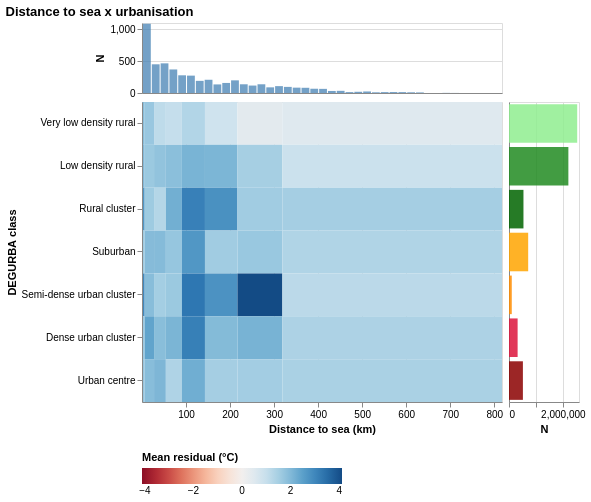

Vega-Lite specification stored for this chart:
### Vega-Lite specification from a JSON file in a GitHub repository (floating-point values rounded to 4 significant figures; data arrays with more than 128 entries replaced by an {"elided": "..."} marker saying what was removed)
{"config": {"view": {"continuousWidth": 300, "continuousHeight": 300}}, "vconcat": [{"data": {"name": "data-8be4356bd379111aadfc6a529d448e4a"}, "mark": {"type": "bar", "color": "#4682B4", "opacity": 0.75}, "encoding": {"x": {"axis": {"labels": false, "ticks": false}, "bin": {"maxbins": 40}, "field": "val", "scale": {"domain": [0.004052, 817.5], "nice": false, "zero": false}, "title": null, "type": "quantitative"}, "y": {"aggregate": "count", "axis": {"tickCount": 3}, "title": "N", "type": "quantitative"}}, "height": 70, "width": 360}, {"hconcat": [{"data": {"name": "data-1616c4668a98bc782246e53584db5bb1"}, "mark": {"type": "rect"}, "encoding": {"color": {"field": "mean_residual", "legend": {"orient": "bottom"}, "scale": {"domain": [-4.117, 4.117], "scheme": "redblue"}, "title": "Mean residual (°C)", "type": "quantitative"}, "tooltip": [{"field": "degurba_label", "title": "DEGURBA", "type": "ordinal"}, {"field": "x_lo", "format": ".3g", "title": "Dist from (km)", "type": "quantitative"}, {"field": "x_hi", "format": ".3g", "title": "Dist to (km)", "type": "quantitative"}, {"field": "mean_residual", "format": ".3f", "title": "Mean residual (°C)", "type": "quantitative"}, {"field": "n", "title": "Observations", "type": "quantitative"}], "x": {"field": "x_lo", "scale": {"domain": [0.004052, 817.5], "nice": false, "zero": false}, "title": "Distance to sea (km)", "type": "quantitative"}, "x2": {"field": "x_hi"}, "y": {"field": "degurba_label", "sort": ["Very low density rural", "Low density rural", "Rural cluster", "Suburban", "Semi-dense urban cluster", "Dense urban cluster", "Urban centre"], "title": "DEGURBA class", "type": "ordinal"}}, "height": 300, "width": 360}, {"data": {"name": "data-6162350ed51eb4a2b8f70b412261f26b"}, "mark": {"type": "bar", "opacity": 0.85}, "encoding": {"color": {"field": "degurba_label", "legend": null, "scale": {"domain": ["Very low density rural", "Low density rural", "Rural cluster", "Suburban", "Semi-dense urban cluster", "Dense urban cluster", "Urban centre"], "range": ["#90EE90", "#228B22", "#006400", "#FFA500", "#FF8C00", "#DC143C", "#8B0000"]}, "type": "nominal"}, "x": {"axis": {"tickCount": 3}, "field": "count", "title": "N", "type": "quantitative"}, "y": {"axis": {"labels": false, "ticks": false}, "field": "degurba_label", "sort": ["Very low density rural", "Low density rural", "Rural cluster", "Suburban", "Semi-dense urban cluster", "Dense urban cluster", "Urban centre"], "title": null, "type": "ordinal"}}, "height": 300, "width": 70}], "spacing": 4}], "spacing": 2, "title": "Distance to sea x urbanisation", "$schema": "https://vega.github.io/schema/vega-lite/v6.4.1.json", "datasets": {"data-8be4356bd379111aadfc6a529d448e4a": {"elided": "4999 records"}, "data-1616c4668a98bc782246e53584db5bb1": [{"bin_dist": "(-inf, 6.06063052337509]", "degurba_label": "Very low density rural", "mean_residual": 1.917, "n": 246918, "x_lo": 0.004052, "x_hi": 6.061}, {"bin_dist": "(-inf, 6.06063052337509]", "degurba_label": "Low density rural", "mean_residual": 2.0, "n": 242748, "x_lo": 0.004052, "x_hi": 6.061}, {"bin_dist": "(-inf, 6.06063052337509]", "degurba_label": "Rural cluster", "mean_residual": 2.692, "n": 48568, "x_lo": 0.004052, "x_hi": 6.061}, {"bin_dist": "(-inf, 6.06063052337509]", "degurba_label": "Suburban", "mean_residual": 1.63, "n": 112486, "x_lo": 0.004052, "x_hi": 6.061}, {"bin_dist": "(-inf, 6.06063052337509]", "degurba_label": "Semi-dense urban cluster", "mean_residual": 2.953, "n": 9502, "x_lo": 0.004052, "x_hi": 6.061}, {"bin_dist": "(-inf, 6.06063052337509]", "degurba_label": "Dense urban cluster", "mean_residual": 1.685, "n": 72787, "x_lo": 0.004052, "x_hi": 6.061}, {"bin_dist": "(-inf, 6.06063052337509]", "degurba_label": "Urban centre", "mean_residual": 1.741, "n": 134372, "x_lo": 0.004052, "x_hi": 6.061}, {"bin_dist": "(6.06063052337509, 27.36792457208091]", "degurba_label": "Very low density rural", "mean_residual": 1.699, "n": 367102, "x_lo": 6.061, "x_hi": 27.37}, {"bin_dist": "(6.06063052337509, 27.36792457208091]", "degurba_label": "Low density rural", "mean_residual": 1.676, "n": 250820, "x_lo": 6.061, "x_hi": 27.37}, {"bin_dist": "(6.06063052337509, 27.36792457208091]", "degurba_label": "Rural cluster", "mean_residual": 1.628, "n": 55640, "x_lo": 6.061, "x_hi": 27.37}, {"bin_dist": "(6.06063052337509, 27.36792457208091]", "degurba_label": "Suburban", "mean_residual": 1.946, "n": 77905, "x_lo": 6.061, "x_hi": 27.37}, {"bin_dist": "(6.06063052337509, 27.36792457208091]", "degurba_label": "Semi-dense urban cluster", "mean_residual": 1.911, "n": 8454, "x_lo": 6.061, "x_hi": 27.37}, {"bin_dist": "(6.06063052337509, 27.36792457208091]", "degurba_label": "Dense urban cluster", "mean_residual": 2.425, "n": 42194, "x_lo": 6.061, "x_hi": 27.37}, {"bin_dist": "(6.06063052337509, 27.36792457208091]", "degurba_label": "Urban centre", "mean_residual": 1.921, "n": 63515, "x_lo": 6.061, "x_hi": 27.37}, {"bin_dist": "(27.36792457208091, 54.1768918034798]", "degurba_label": "Very low density rural", "mean_residual": 1.136, "n": 376285, "x_lo": 27.37, "x_hi": 54.18}, {"bin_dist": "(27.36792457208091, 54.1768918034798]", "degurba_label": "Low density rural", "mean_residual": 1.784, "n": 294645, "x_lo": 27.37, "x_hi": 54.18}, {"bin_dist": "(27.36792457208091, 54.1768918034798]", "degurba_label": "Rural cluster", "mean_residual": 1.284, "n": 61650, "x_lo": 27.37, "x_hi": 54.18}, {"bin_dist": "(27.36792457208091, 54.1768918034798]", "degurba_label": "Suburban", "mean_residual": 1.957, "n": 53568, "x_lo": 27.37, "x_hi": 54.18}, {"bin_dist": "(27.36792457208091, 54.1768918034798]", "degurba_label": "Semi-dense urban cluster", "mean_residual": 1.532, "n": 6514, "x_lo": 27.37, "x_hi": 54.18}, {"bin_dist": "(27.36792457208091, 54.1768918034798]", "degurba_label": "Dense urban cluster", "mean_residual": 1.898, "n": 26963, "x_lo": 27.37, "x_hi": 54.18}, {"bin_dist": "(27.36792457208091, 54.1768918034798]", "degurba_label": "Urban centre", "mean_residual": 2.051, "n": 46056, "x_lo": 27.37, "x_hi": 54.18}, {"bin_dist": "(54.1768918034798, 90.59236609502587]", "degurba_label": "Very low density rural", "mean_residual": 1.028, "n": 397462, "x_lo": 54.18, "x_hi": 90.59}, {"bin_dist": "(54.1768918034798, 90.59236609502587]", "degurba_label": "Low density rural", "mean_residual": 1.88, "n": 273279, "x_lo": 54.18, "x_hi": 90.59}, {"bin_dist": "(54.1768918034798, 90.59236609502587]", "degurba_label": "Rural cluster", "mean_residual": 2.203, "n": 63831, "x_lo": 54.18, "x_hi": 90.59}, {"bin_dist": "(54.1768918034798, 90.59236609502587]", "degurba_label": "Suburban", "mean_residual": 1.734, "n": 61363, "x_lo": 54.18, "x_hi": 90.59}, {"bin_dist": "(54.1768918034798, 90.59236609502587]", "degurba_label": "Semi-dense urban cluster", "mean_residual": 1.677, "n": 9651, "x_lo": 54.18, "x_hi": 90.59}, {"bin_dist": "(54.1768918034798, 90.59236609502587]", "degurba_label": "Dense urban cluster", "mean_residual": 2.081, "n": 24157, "x_lo": 54.18, "x_hi": 90.59}, {"bin_dist": "(54.1768918034798, 90.59236609502587]", "degurba_label": "Urban centre", "mean_residual": 1.373, "n": 35664, "x_lo": 54.18, "x_hi": 90.59}, {"bin_dist": "(90.59236609502587, 142.9626358682547]", "degurba_label": "Very low density rural", "mean_residual": 1.323, "n": 360823, "x_lo": 90.59, "x_hi": 143.0}, {"bin_dist": "(90.59236609502587, 142.9626358682547]", "degurba_label": "Low density rural", "mean_residual": 2.105, "n": 276106, "x_lo": 90.59, "x_hi": 143.0}, {"bin_dist": "(90.59236609502587, 142.9626358682547]", "degurba_label": "Rural cluster", "mean_residual": 3.128, "n": 70372, "x_lo": 90.59, "x_hi": 143.0}, {"bin_dist": "(90.59236609502587, 142.9626358682547]", "degurba_label": "Suburban", "mean_residual": 2.685, "n": 73263, "x_lo": 90.59, "x_hi": 143.0}, {"bin_dist": "(90.59236609502587, 142.9626358682547]", "degurba_label": "Semi-dense urban cluster", "mean_residual": 3.316, "n": 13764, "x_lo": 90.59, "x_hi": 143.0}, {"bin_dist": "(90.59236609502587, 142.9626358682547]", "degurba_label": "Dense urban cluster", "mean_residual": 3.144, "n": 27300, "x_lo": 90.59, "x_hi": 143.0}, {"bin_dist": "(90.59236609502587, 142.9626358682547]", "degurba_label": "Urban centre", "mean_residual": 2.223, "n": 43908, "x_lo": 90.59, "x_hi": 143.0}, {"bin_dist": "(142.9626358682547, 216.77593158262616]", "degurba_label": "Very low density rural", "mean_residual": 0.8706, "n": 319211, "x_lo": 143.0, "x_hi": 216.8}, {"bin_dist": "(142.9626358682547, 216.77593158262616]", "degurba_label": "Low density rural", "mean_residual": 2.065, "n": 288119, "x_lo": 143.0, "x_hi": 216.8}, {"bin_dist": "(142.9626358682547, 216.77593158262616]", "degurba_label": "Rural cluster", "mean_residual": 2.811, "n": 91507, "x_lo": 143.0, "x_hi": 216.8}, {"bin_dist": "(142.9626358682547, 216.77593158262616]", "degurba_label": "Suburban", "mean_residual": 1.578, "n": 71304, "x_lo": 143.0, "x_hi": 216.8}, {"bin_dist": "(142.9626358682547, 216.77593158262616]", "degurba_label": "Semi-dense urban cluster", "mean_residual": 2.777, "n": 20715, "x_lo": 143.0, "x_hi": 216.8}, {"bin_dist": "(142.9626358682547, 216.77593158262616]", "degurba_label": "Dense urban cluster", "mean_residual": 1.966, "n": 24260, "x_lo": 143.0, "x_hi": 216.8}, {"bin_dist": "(142.9626358682547, 216.77593158262616]", "degurba_label": "Urban centre", "mean_residual": 1.529, "n": 51914, "x_lo": 143.0, "x_hi": 216.8}, {"bin_dist": "(216.77593158262616, 318.75401892704866]", "degurba_label": "Very low density rural", "mean_residual": 0.3771, "n": 233359, "x_lo": 216.8, "x_hi": 318.8}, {"bin_dist": "(216.77593158262616, 318.75401892704866]", "degurba_label": "Low density rural", "mean_residual": 1.501, "n": 314391, "x_lo": 216.8, "x_hi": 318.8}, {"bin_dist": "(216.77593158262616, 318.75401892704866]", "degurba_label": "Rural cluster", "mean_residual": 1.578, "n": 67931, "x_lo": 216.8, "x_hi": 318.8}, {"bin_dist": "(216.77593158262616, 318.75401892704866]", "degurba_label": "Suburban", "mean_residual": 1.695, "n": 115099, "x_lo": 216.8, "x_hi": 318.8}, {"bin_dist": "(216.77593158262616, 318.75401892704866]", "degurba_label": "Semi-dense urban cluster", "mean_residual": 4.117, "n": 21897, "x_lo": 216.8, "x_hi": 318.8}, {"bin_dist": "(216.77593158262616, 318.75401892704866]", "degurba_label": "Dense urban cluster", "mean_residual": 2.124, "n": 48155, "x_lo": 216.8, "x_hi": 318.8}, {"bin_dist": "(216.77593158262616, 318.75401892704866]", "degurba_label": "Urban centre", "mean_residual": 1.546, "n": 64182, "x_lo": 216.8, "x_hi": 318.8}, {"bin_dist": "(318.75401892704866, inf]", "degurba_label": "Very low density rural", "mean_residual": 0.4822, "n": 231776, "x_lo": 318.8, "x_hi": 817.5}, {"bin_dist": "(318.75401892704866, inf]", "degurba_label": "Low density rural", "mean_residual": 0.9311, "n": 265210, "x_lo": 318.8, "x_hi": 817.5}, {"bin_dist": "(318.75401892704866, inf]", "degurba_label": "Rural cluster", "mean_residual": 1.527, "n": 77565, "x_lo": 318.8, "x_hi": 817.5}, {"bin_dist": "(318.75401892704866, inf]", "degurba_label": "Suburban", "mean_residual": 1.351, "n": 147179, "x_lo": 318.8, "x_hi": 817.5}, {"bin_dist": "(318.75401892704866, inf]", "degurba_label": "Semi-dense urban cluster", "mean_residual": 1.182, "n": 12487, "x_lo": 318.8, "x_hi": 817.5}, {"bin_dist": "(318.75401892704866, inf]", "degurba_label": "Dense urban cluster", "mean_residual": 1.394, "n": 54416, "x_lo": 318.8, "x_hi": 817.5}, {"bin_dist": "(318.75401892704866, inf]", "degurba_label": "Urban centre", "mean_residual": 1.445, "n": 76765, "x_lo": 318.8, "x_hi": 817.5}], "data-6162350ed51eb4a2b8f70b412261f26b": [{"degurba_label": "Urban centre", "count": 516376}, {"degurba_label": "Low density rural", "count": 2205318}, {"degurba_label": "Suburban", "count": 712167}, {"degurba_label": "Dense urban cluster", "count": 320232}, {"degurba_label": "Semi-dense urban cluster", "count": 102984}, {"degurba_label": "Very low density rural", "count": 2532936}, {"degurba_label": "Rural cluster", "count": 537064}]}}
